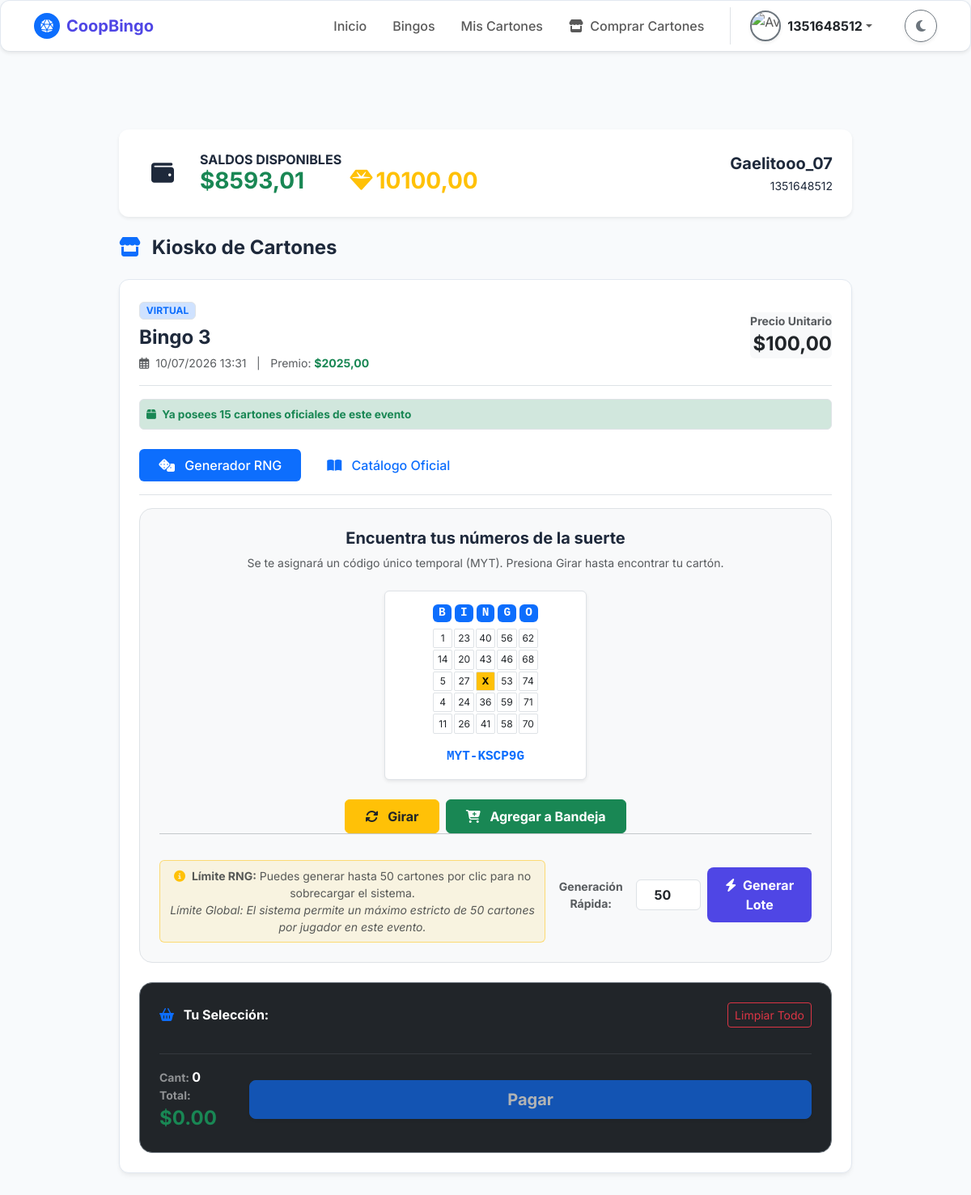
The app's page /negocio/venta-cartones/ (signed in), older data.
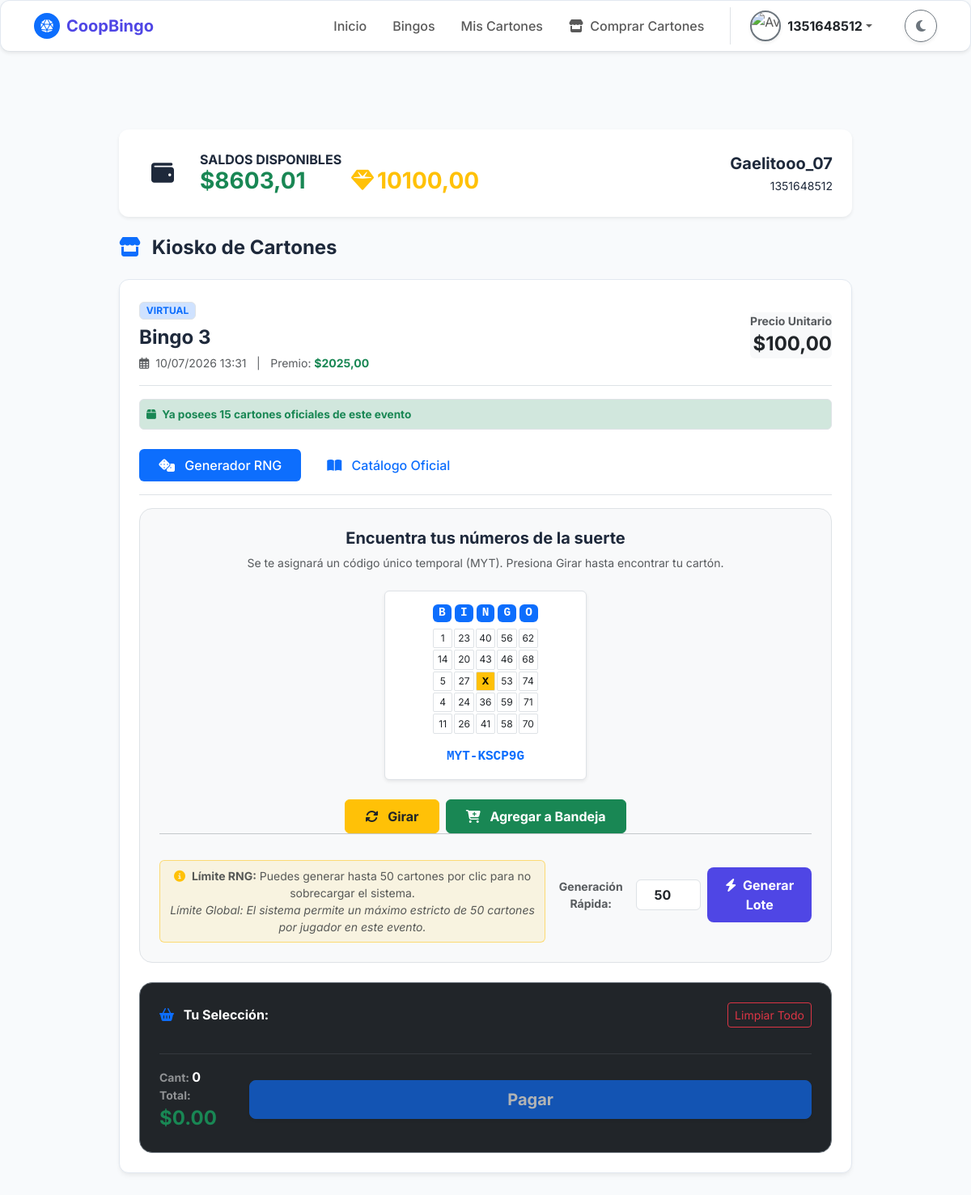
The same page, newer data.
### bingo/models.py (models this page shows, shortened)
class Jugador(models.Model):
    ESTADO_CUENTA_CHOICES = [
        ('Activo', 'Activo'),
        ('Suspendido', 'Suspendido'),
        ('Moroso', 'Moroso'),
    ]
    idjugador = models.AutoField(primary_key=True)
    idsocio = models.ForeignKey(
        'Socio',
        on_delete=models.SET_NULL,
        null=True,
        blank=True,
        db_column='idsocio',
        verbose_name="Socio Vinculado"
    )
    nombresjugador = models.CharField(
        max_length=150,
        null=True,
        blank=True,
        verbose_name="Nombres Completos"
    )
    apellidosjugador = models.CharField(
        max_length=150,
        null=True,
        blank=True,
        verbose_name="Apellidos Completos"
    )
    nacionalidad = models.CharField(max_length=50, default='Ecuatoriana', verbose_name="Nacionalidad")
    cedulaidentidadjugador = models.CharField(
        max_length=20,
        unique=True,
        null=True,
        blank=True,
        verbose_name="Cédula de Identidad"
    )
    foto_cedula_frontal = models.ImageField(upload_to='media/jugador/cedula/frontal/', null=True, blank=True, verbose_name="Foto Cédula Frontal")
    foto_cedula_trasera = models.ImageField(upload_to='media/jugador/cedula/trasera/', null=True, blank=True, verbose_name="Foto Cédula Trasera")
    avatarjugador = models.ImageField(
        upload_to='media/jugador/avatar/',
        null=True,
        blank=True,
        verbose_name="Avatar/Foto"
    )
    aliasjugador = models.CharField(
        max_length=100,
        unique=True,
        null=True,
        blank=True,
        verbose_name="Alias en el Juego"
    )
    correojugador = models.EmailField(
        max_length=200,
        unique=True,
        null=True,
        blank=True,
        verbose_name="Correo Electrónico"
    )
    fecharegistrojugador = models.DateTimeField(
        auto_now_add=True,
        verbose_name="Fecha de Registro"
    )
    saldocreditojugador = models.DecimalField(
        max_digits=10,
        decimal_places=2,
        default=Decimal('0.00'),
        validators=[MinValueValidator(Decimal('0.00'))],
        verbose_name="Saldo/Crédito (Dinero Real)"
    )
    saldovirtualjugador = models.DecimalField(
        max_digits=10,
        decimal_places=2,
        default=Decimal('0.00'),
        validators=[MinValueValidator(Decimal('0.00'))],
        verbose_name="Saldo Virtual (Fichas/Puntos)"
    )
    estadocuentajugador = models.CharField(
        max_length=20,
        choices=ESTADO_CUENTA_CHOICES,
        default='Activo',
        verbose_name="Estado de Cuenta"
    )
    class Meta:
        db_table = 'Jugador'
        verbose_name = 'Jugador'
        verbose_name_plural = 'Jugadores'

### bingo/views.py (the view, shortened to what this page needs)
# urls.py: path('negocio/venta-cartones/', views.venta_cartones, name='venta_cartones'),
@login_required
def venta_cartones(request):
    jugador = Jugador.objects.filter(cedulaidentidadjugador=request.user.username).first()
    if not jugador:
        messages.warning(request, "Debes activar tu perfil de juego para entrar a la tienda.")
        return redirect('registro_jugador')
    if jugador.estadocuentajugador != 'Activo':
        messages.error(request, "Tu cuenta de jugador se encuentra suspendida o inactiva. No puedes realizar compras.")
        return redirect('inicio')
    bingos_disponibles = Bingo.objects.exclude(estadobingo__in=['Finalizado', 'Cancelado']).filter(partidabingo__isnull=False).distinct()
    bingos_data = []
    for b in bingos_disponibles:
        comprados = CartonPartidaBingo.objects.filter(idjugador=jugador, idpartida__idbingo=b).values('idcarton').distinct().count()
        porcentaje_barra = min(int((comprados / 15) * 100), 100)
        usados_ids = CartonPartidaBingo.objects.filter(idpartida__idbingo=b).values_list('idcarton', flat=True)
        catalogo = Carton.objects.filter(esmaestro=True).exclude(idcarton__in=usados_ids)[:12]
        vendidos = CartonPartidaBingo.objects.filter(idpartida__idbingo=b).values('idcarton').distinct().count()
        tasa_venta = float(b.idunidad_venta.tasaconversionmoneda)
        tasa_premio = float(b.idunidad_premio.tasaconversionmoneda)
        ingreso_en_dolares = float(vendidos * b.preciocarton) * tasa_venta
        fondo_pozo_dolares = ingreso_en_dolares * 0.45
        premio_base_dolares = float(b.premiomayor) * tasa_premio
        if fondo_pozo_dolares > premio_base_dolares:
            b.pozo_dinamico_actual = fondo_pozo_dolares / tasa_premio
        else:
            b.pozo_dinamico_actual = float(b.premiomayor)
        bingos_data.append({'bingo': b, 'comprados': comprados, 'porcentaje': porcentaje_barra, 'catalogo': catalogo})
    contexto = {'jugador': jugador, 'bingos_data': bingos_data}
    return render(request, 'negocio/venta_cartones.html', contexto)

### bingo/templates/negocio/venta_cartones.html (shortened to what the changed rows need)
{% extends 'comunes/base.html' %}
{% block content %}
<div class="container py-5">
    <div class="row g-4 justify-content-center">
        <div class="col-12 col-xl-10">
            <div class="card-minimalista p-4 d-flex flex-column flex-md-row justify-content-between align-items-center bg-indigo animate__animated animate__fadeInDown border-0 shadow-sm mb-4">
                <div class="d-flex align-items-center mb-3 mb-md-0">
                    <div>
                        <div class="d-flex gap-3">
                            <h3 class="mb-0 fw-bold text-success" title="Dinero Real">${{ jugador.saldocreditojugador }} <span class="fs-6 text-white-50">Real</span></h3>
                            <h3 class="mb-0 fw-bold text-warning" title="Moneda Virtual"><i class="fas fa-gem me-1"></i>{{ jugador.saldovirtualjugador }} <span class="fs-6 text-white-50">Virtual</span></h3>
                        </div>
                    </div>
                </div>
                <div class="text-center text-md-end">
                    <span class="d-block fw-bold fs-5">{{ jugador.aliasjugador }}</span>
                    <span class="small animate__animated animate__fadeInDown">{{ jugador.cedulaidentidadjugador }}</span>
                </div>
            </div>
        </div>
    </div>
</div>
{% endblock %}

Row changes from the older to the newer data that the page shows:
changed Jugador "Gaelitooo_07": saldocreditojugador "8593,01" → "8603,01"
